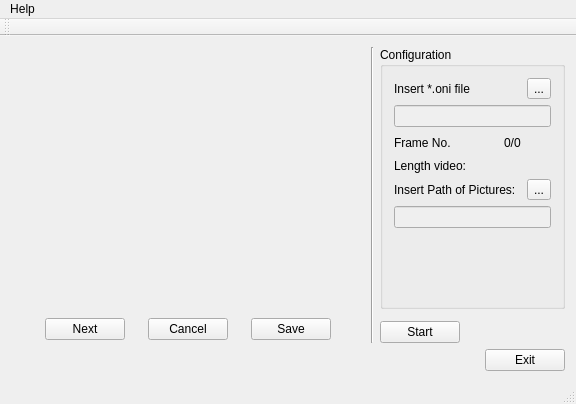
<?xml version="1.0" encoding="UTF-8"?>
<ui version="4.0">
 <class>MainWindow</class>
 <widget class="QMainWindow" name="MainWindow">
  <property name="geometry">
   <rect>
    <x>0</x>
    <y>0</y>
    <width>576</width>
    <height>404</height>
   </rect>
  </property>
  <property name="windowTitle">
   <string>Annotation Toolbox</string>
  </property>
  <widget class="QWidget" name="centralWidget">
   <layout class="QGridLayout" name="gridLayout_3">
    <item row="0" column="1">
     <widget class="QLabel" name="labelFrame">
      <property name="minimumSize">
       <size>
        <width>320</width>
        <height>240</height>
       </size>
      </property>
      <property name="maximumSize">
       <size>
        <width>320</width>
        <height>240</height>
       </size>
      </property>
      <property name="text">
       <string/>
      </property>
     </widget>
    </item>
    <item row="0" column="3" rowspan="3">
     <widget class="Line" name="line">
      <property name="orientation">
       <enum>Qt::Vertical</enum>
      </property>
     </widget>
    </item>
    <item row="0" column="4" colspan="2">
     <widget class="QGroupBox" name="groupBox">
      <property name="title">
       <string>Configuration</string>
      </property>
      <layout class="QGridLayout" name="gridLayout">
       <item row="0" column="0" colspan="2">
        <widget class="QLabel" name="labelPathOni">
         <property name="text">
          <string>Insert *.oni file</string>
         </property>
        </widget>
       </item>
       <item row="0" column="3">
        <widget class="QToolButton" name="toolButtonPathOni">
         <property name="text">
          <string>...</string>
         </property>
        </widget>
       </item>
       <item row="2" column="0">
        <widget class="QLabel" name="labelNoFrame">
         <property name="text">
          <string>Frame No.</string>
         </property>
        </widget>
       </item>
       <item row="2" column="1">
        <spacer name="horizontalSpacer">
         <property name="orientation">
          <enum>Qt::Horizontal</enum>
         </property>
         <property name="sizeHint" stdset="0">
          <size>
           <width>26</width>
           <height>20</height>
          </size>
         </property>
        </spacer>
       </item>
       <item row="3" column="0">
        <widget class="QLabel" name="labelLength">
         <property name="text">
          <string>Length video:</string>
         </property>
        </widget>
       </item>
       <item row="4" column="0" colspan="3">
        <widget class="QLabel" name="labelPathPics">
         <property name="text">
          <string>Insert Path of Pictures:</string>
         </property>
        </widget>
       </item>
       <item row="4" column="3">
        <widget class="QToolButton" name="toolButtonPathPics">
         <property name="text">
          <string>...</string>
         </property>
        </widget>
       </item>
       <item row="6" column="1">
        <spacer name="verticalSpacer">
         <property name="orientation">
          <enum>Qt::Vertical</enum>
         </property>
         <property name="sizeHint" stdset="0">
          <size>
           <width>20</width>
           <height>229</height>
          </size>
         </property>
        </spacer>
       </item>
       <item row="5" column="0" colspan="4">
        <widget class="QLineEdit" name="lineEditPathPics">
         <property name="enabled">
          <bool>false</bool>
         </property>
         <property name="sizePolicy">
          <sizepolicy hsizetype="Expanding" vsizetype="Fixed">
           <horstretch>0</horstretch>
           <verstretch>0</verstretch>
          </sizepolicy>
         </property>
        </widget>
       </item>
       <item row="1" column="0" colspan="4">
        <widget class="QLineEdit" name="lineEditPathOni">
         <property name="enabled">
          <bool>false</bool>
         </property>
         <property name="sizePolicy">
          <sizepolicy hsizetype="Expanding" vsizetype="Fixed">
           <horstretch>0</horstretch>
           <verstretch>0</verstretch>
          </sizepolicy>
         </property>
        </widget>
       </item>
       <item row="2" column="2">
        <widget class="QLabel" name="labelFrameCounter">
         <property name="text">
          <string>0/0</string>
         </property>
        </widget>
       </item>
      </layout>
     </widget>
    </item>
    <item row="1" column="0" rowspan="2">
     <spacer name="horizontalSpacer_2">
      <property name="orientation">
       <enum>Qt::Horizontal</enum>
      </property>
      <property name="sizeHint" stdset="0">
       <size>
        <width>1</width>
        <height>17</height>
       </size>
      </property>
     </spacer>
    </item>
    <item row="1" column="1" rowspan="2">
     <layout class="QGridLayout" name="gridLayout_2">
      <item row="0" column="0">
       <widget class="QPushButton" name="pushButtonNext">
        <property name="sizePolicy">
         <sizepolicy hsizetype="Fixed" vsizetype="Fixed">
          <horstretch>0</horstretch>
          <verstretch>0</verstretch>
         </sizepolicy>
        </property>
        <property name="text">
         <string>Next</string>
        </property>
       </widget>
      </item>
      <item row="0" column="1">
       <widget class="QPushButton" name="pushButtonCancel">
        <property name="sizePolicy">
         <sizepolicy hsizetype="Fixed" vsizetype="Fixed">
          <horstretch>0</horstretch>
          <verstretch>0</verstretch>
         </sizepolicy>
        </property>
        <property name="text">
         <string>Cancel</string>
        </property>
       </widget>
      </item>
      <item row="0" column="2">
       <widget class="QPushButton" name="pushButtonSavePic">
        <property name="sizePolicy">
         <sizepolicy hsizetype="Fixed" vsizetype="Fixed">
          <horstretch>0</horstretch>
          <verstretch>0</verstretch>
         </sizepolicy>
        </property>
        <property name="text">
         <string>Save</string>
        </property>
       </widget>
      </item>
     </layout>
    </item>
    <item row="1" column="2" rowspan="2">
     <spacer name="horizontalSpacer_5">
      <property name="orientation">
       <enum>Qt::Horizontal</enum>
      </property>
      <property name="sizeHint" stdset="0">
       <size>
        <width>1</width>
        <height>28</height>
       </size>
      </property>
     </spacer>
    </item>
    <item row="2" column="4">
     <widget class="QPushButton" name="pushButtonStart">
      <property name="sizePolicy">
       <sizepolicy hsizetype="Fixed" vsizetype="Fixed">
        <horstretch>0</horstretch>
        <verstretch>0</verstretch>
       </sizepolicy>
      </property>
      <property name="text">
       <string>Start</string>
      </property>
     </widget>
    </item>
    <item row="3" column="0" colspan="3">
     <spacer name="horizontalSpacer_3">
      <property name="orientation">
       <enum>Qt::Horizontal</enum>
      </property>
      <property name="sizeType">
       <enum>QSizePolicy::Maximum</enum>
      </property>
      <property name="sizeHint" stdset="0">
       <size>
        <width>448</width>
        <height>20</height>
       </size>
      </property>
     </spacer>
    </item>
    <item row="3" column="4">
     <spacer name="horizontalSpacer_6">
      <property name="orientation">
       <enum>Qt::Horizontal</enum>
      </property>
      <property name="sizeHint" stdset="0">
       <size>
        <width>146</width>
        <height>20</height>
       </size>
      </property>
     </spacer>
    </item>
    <item row="3" column="5">
     <widget class="QPushButton" name="pushButtonExit">
      <property name="sizePolicy">
       <sizepolicy hsizetype="Fixed" vsizetype="Fixed">
        <horstretch>0</horstretch>
        <verstretch>0</verstretch>
       </sizepolicy>
      </property>
      <property name="text">
       <string>Exit</string>
      </property>
     </widget>
    </item>
   </layout>
  </widget>
  <widget class="QMenuBar" name="menuBar">
   <property name="geometry">
    <rect>
     <x>0</x>
     <y>0</y>
     <width>576</width>
     <height>27</height>
    </rect>
   </property>
   <widget class="QMenu" name="menuHelp">
    <property name="title">
     <string>Help</string>
    </property>
    <addaction name="actionAbout"/>
    <addaction name="actionAbout_Qt"/>
   </widget>
   <addaction name="menuHelp"/>
  </widget>
  <widget class="QToolBar" name="mainToolBar">
   <attribute name="toolBarArea">
    <enum>TopToolBarArea</enum>
   </attribute>
   <attribute name="toolBarBreak">
    <bool>false</bool>
   </attribute>
  </widget>
  <widget class="QStatusBar" name="statusBar"/>
  <action name="actionAbout">
   <property name="text">
    <string>About ...</string>
   </property>
  </action>
  <action name="actionAbout_Qt">
   <property name="text">
    <string>About Qt ...</string>
   </property>
  </action>
 </widget>
 <layoutdefault spacing="6" margin="11"/>
 <resources/>
 <connections>
  <connection>
   <sender>pushButtonExit</sender>
   <signal>clicked()</signal>
   <receiver>MainWindow</receiver>
   <slot>close()</slot>
   <hints>
    <hint type="sourcelabel">
     <x>619</x>
     <y>392</y>
    </hint>
    <hint type="destinationlabel">
     <x>335</x>
     <y>221</y>
    </hint>
   </hints>
  </connection>
 </connections>
</ui>
